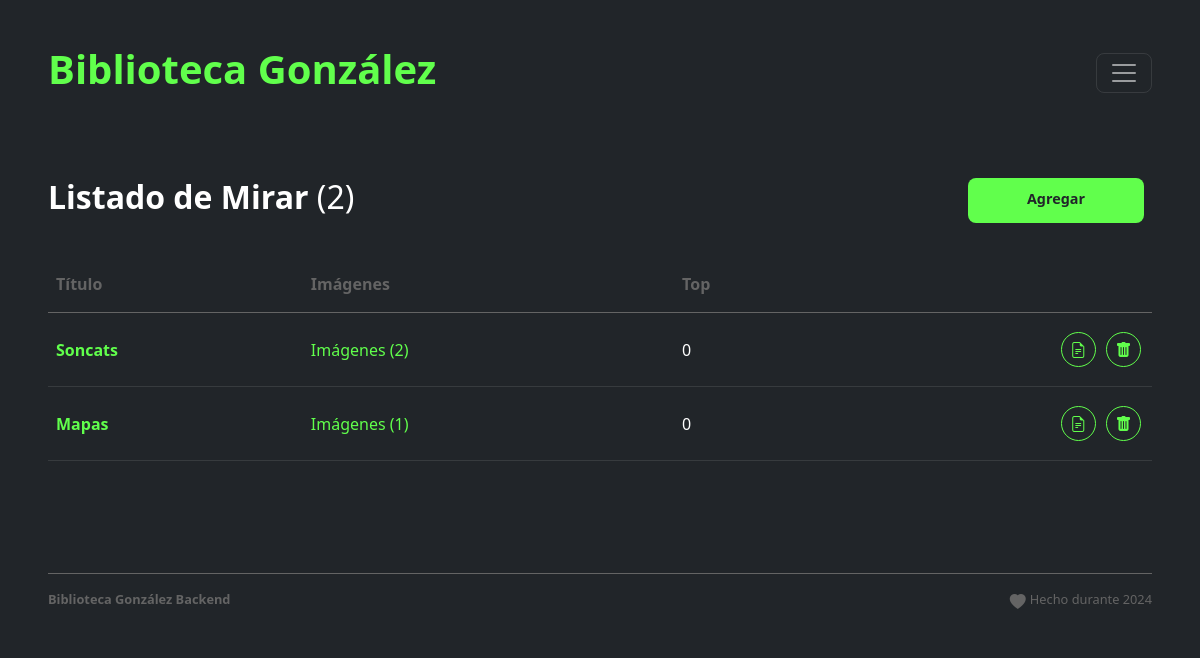
The app's page /mirar.php (signed in) with its own data.
### tables this page shows
CREATE TABLE `items` (
  `id` int(10) NOT NULL,
  `type` int(1) DEFAULT NULL,
  `category` varchar(256) NOT NULL,
  `title` varchar(256) DEFAULT NULL,
  `subtitle` varchar(256) NOT NULL,
  `text` text DEFAULT NULL,
  `text2` text NOT NULL,
  `image` varchar(256) DEFAULT NULL,
  `video` varchar(256) NOT NULL,
  `file` varchar(256) NOT NULL,
  `url` varchar(256) NOT NULL,
  `top` int(10) DEFAULT NULL
);

### mirar.php (the view, shortened to what this page needs)
<?php
require_once('./db/connection.php');
$table = "items";
$sec = 7;
if (isset($_GET['add'])) {
  $action = 'Agregar';
  $title_sec = "Agregar Mirar";
} else {
  $title_sec = "Listado de Mirar";
  $sql = "SELECT * FROM $table WHERE type = $sec ORDER BY top DESC";
  $statement = $pdo->prepare($sql);
  $statement->execute();
  $results = $statement->fetchAll();
  $total = count($results);
}
require("includes/head.php");
?>
<body class="bg-dark">
  <main>
    <?php
    require("includes/header.php");
    if (isset($_GET['mod'])) {
    ?>
      <section class="p-3 p-lg-5 p-md-4 text-white">
        <div class="row mb-5">
          <h2> <strong><?php echo $title_sec ?></strong> </h2>
        </div>
        <form method="POST" name="form" enctype="multipart/form-data">
          <div class="row mb-5">
            <div class="col col-12 mb-3">
              <label class="form-label">Título</label>
              <input type="text" name="title" class="form-control bg-transparent text-white mb-2" value="<?php if (isset($results['title'])) echo ($results['title']) ?>" />
            </div>
            <div class="col col-12 mb-3">
              <label class="form-label">Subtítulo</label>
              <input type="text" name="subtitle" class="form-control bg-transparent text-white mb-2" value="<?php if (isset($results['subtitle'])) echo ($results['subtitle']) ?>" />
            </div>
            <div class="col col-12 mb-3">
              <label class="form-label">Top</label>
              <input type="number" name="top" class="form-control bg-transparent text-white mb-2" value="<?php if (isset($results['top'])) echo ($results['top']) ?>" />
              <div class="row text-secondary">Número de prioridad en los resultados.</div>
            </div>
          </div>
          <div class="row">
            <div class="col col-12">
              <button type="button" class="rounded-2 btn btn-primary mybtn" onClick="javascript:document.form.submit();"><?php echo $action ?></button>
              <button type="button" class="rounded-2 btn btn-secondary mybtn mx-2" onClick="javascript:history.back();">Cancelar</button>
            </div>
          </div>
          <input type="hidden" name="form" value="1">
          <input type="hidden" name="action" value="<?php echo $action ?>">
          <input type="hidden" name="id" value="<?php echo $id_select ?>">
        </form>
      </section>
    <?php } else { ?>
      <section class="p-3 p-lg-5 p-md-4 text-white">
        <div class="row mb-4">
          <div class="col-10 col-md-10 mb-2">
            <h2><strong><?php echo $title_sec ?></strong> (<?php echo $total ?>)</h2>
          </div>
          <div class="col-md-2 mb-2 pe-md-2">
            <a href="?mod=1&add=1" class="rounded-2 btn btn-primary mybtn w-100">Agregar</a>
          </div>
        </div>
        <?php
        if ($total) {
        ?>
          <table class="table table-dark table-hover">
            <thead>
              <tr class="text-secondary">
                <th scope="col">Título</th>
                <th scope="col">Imágenes</th>
                <th scope="col">Top</th>
                <th scope="col"></th>
              </tr>
            </thead>
            <tbody>
              <?php
              foreach ($results as $row) {
                $id = $row['id'];
                $title = $row['title'];
                $top = $row['top'];
                $sql_images = "SELECT images.id FROM images WHERE images.item = $id";
                $statement = $pdo->prepare($sql_images);
                $statement->execute();
                $total_images = $statement->rowCount();
              ?>
                <tr>
                  <td valign="middle" class="text-primary">
                    <strong><?php echo $title; ?></strong>
                  </td>
                  <td valign="middle">
                    <a href="images.php?id_sec=<?php echo $id; ?>">Imágenes (<?php echo $total_images; ?>)</a>
                  </td>
                  <td valign="middle">
                    <?php echo $top; ?>
                  </td>
                  <td valign="middle" align="right">
                    <a href="?mod=1&edit=1&i=<?php echo $id ?>" class="circle bg-transparent"><i class="bi bi-file-earmark-text"></i></a>
                    <a href="#" class="circle bg-transparent delete" data-id="<?php echo $id ?>"><i class="bi bi-trash-fill"></i></a>
                  </td>
                </tr>
              <?php
              }
              ?>
            </tbody>
          </table>
        <?php } ?>
      </section>
    <?php
    }
    require("includes/footer.php");
    ?>
  </main>
</body>
</html>

### css/custom.css (style rules this page uses)
:root { --bs-color-main: #61ff4c; }
a { color: var(--bs-color-main); text-decoration: none !important; }
.text-primary, .form-label, .circle { color: var(--bs-color-main) !important; }
.border-primary, .form-control, .circle { border-color: var(--bs-color-main) !important; }
.btn-primary { background-color: var(--bs-color-main); border: 0; }
input, .btn, .form-select { font-size: 0.9rem; height: 2.8rem; }
.table > :not(caption) > * > * { padding: 1rem 0.5rem; }
.circle { border: 1px solid; border-radius: 50%; display: inline-block; height: 35px; margin: 3px; padding-top: 5px; text-align: center; width: 35px; }
.mybtn { padding: 10px 3rem; }
.btn { font-weight: 600; }

### records on screen
items: title "Soncats", total_images "2", top "0"
items: title "Mapas", total_images "1", top "0"

### other values on screen
$title_sec "Listado de Mirar"
$total "2"
